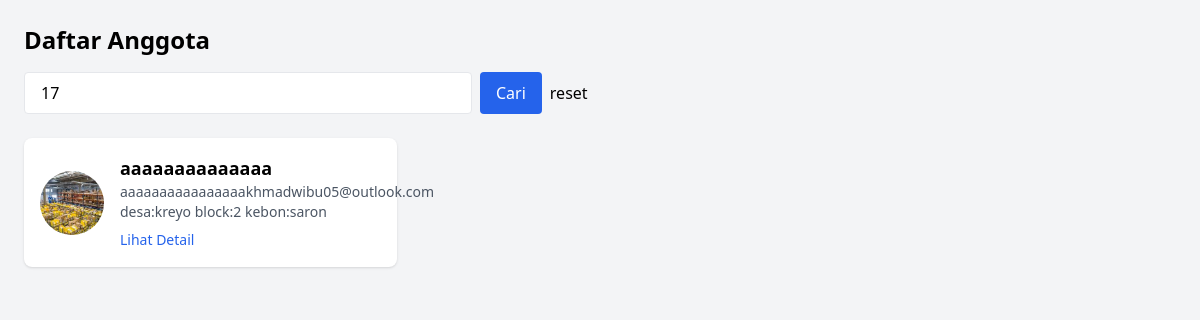
/users/list.php?cari=17, run on the app's committed database.
### tables this page shows
CREATE TABLE `anggota` (
  `id_anggota` int(11) NOT NULL,
  `nama` varchar(100) NOT NULL,
  `jenis_kelamin` enum('laki-laki','perempuan','','') NOT NULL,
  `tgl_lahir` date DEFAULT NULL,
  `tempat_lahir` varchar(50) NOT NULL,
  `alamat` text NOT NULL,
  `telepon` varchar(15) NOT NULL,
  `email` varchar(100) DEFAULT NULL,
  `status` enum('aktif','tidak aktif') DEFAULT 'aktif',
  `username` varchar(50) DEFAULT NULL,
  `password` text DEFAULT NULL,
  `role` enum('user','admin') NOT NULL DEFAULT 'user',
  `foto` varchar(255) DEFAULT NULL,
  `kk` text DEFAULT NULL,
  `ktp` text DEFAULT NULL,
  `NPWP` int(20) NOT NULL
);

### users/list.php (the view, shortened to what this page needs)
<?php
include '../config.php';
$cari = isset($_GET['cari']) ? trim($_GET['cari']) : '';
if (!empty($cari)) {
    $cari_escaped = mysqli_real_escape_string($conn, $cari);
    $sql = "SELECT * FROM anggota
            WHERE id_anggota LIKE '%$cari_escaped%'
            OR nama LIKE '%$cari_escaped%'
            OR alamat LIKE '%$cari_escaped%'
            ORDER BY id_anggota DESC";
} else {
    $sql = "SELECT * FROM anggota ORDER BY id_anggota DESC";
}
$result = mysqli_query($conn, $sql);
?>
<!DOCTYPE html>
<html lang="id">
<head>
  <script src="https://cdn.tailwindcss.com"></script>
</head>
<body class="bg-gray-100 p-6">
  <h1 class="text-2xl font-bold mb-4">Daftar Anggota</h1>
    <form method="GET" class="mb-6 flex gap-2">
    <input type="text" name="cari" placeholder="Cari berdasarkan ID, Nama, atau Alamat"
        value="<?= isset($_GET['cari']) ? htmlspecialchars($_GET['cari']) : '' ?>"
        class="px-4 py-2 border rounded w-full max-w-md" />
    <button type="submit" class="bg-blue-600 text-white px-4 py-2 rounded hover:bg-blue-700">Cari</button>
    <button type="reset">reset</button>
    </form>
  <div class="grid grid-cols-1 md:grid-cols-2 lg:grid-cols-3 gap-4">
    <?php while($row = mysqli_fetch_assoc($result)): ?>
      <div class="bg-white rounded-lg shadow p-4">
        <div class="flex items-center space-x-4">
          <?php if (!empty($row['foto']) && file_exists('../upload/foto/' . $row['foto'])): ?>
            <img src="../upload/foto/<?= $row['foto'] ?>" alt="foto" class="w-16 h-16 rounded-full object-cover">
          <?php endif; ?>
          <div>
            <h3 class="text-lg font-semibold"><?= htmlspecialchars($row['nama']) ?></h3>
            <p class="text-sm text-gray-600"><?= htmlspecialchars($row['email']) ?></p>
            <p class="text-sm text-gray-600"><?= htmlspecialchars($row['alamat']) ?></p>
            <button onclick="showDetail(<?= $row['id_anggota'] ?>)" class="mt-2 text-blue-600 hover:underline text-sm">Lihat Detail</button>
          </div>
        </div>
      </div>
    <?php endwhile; ?>
  </div>
</body>
</html>

### data on the page
anggota: foto (picture), nama "aaaaaaaaaaaaaa", email "aaaaaaaaaaaaaaaakhmadwibu05@outlook.com", alamat "desa:kreyo block:2 kebon:saron"
